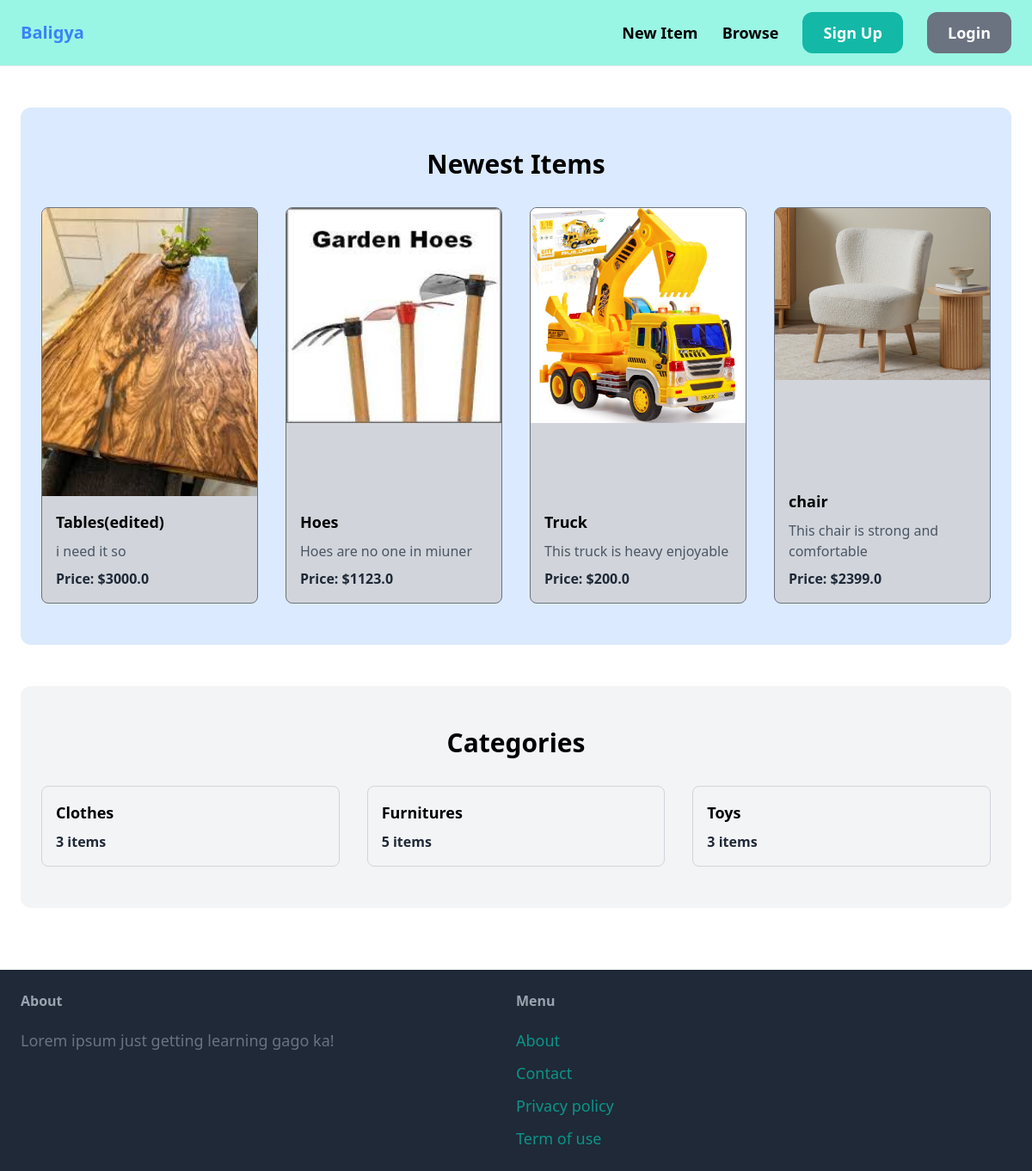
The page / on the database its author committed.
### item/models.py (models this page shows, shortened)
class Item(models.Model):
    category = models.ForeignKey(Category, related_name='items', on_delete=models.CASCADE)
    name = models.CharField(max_length=255)
    description = models.TextField(blank=True, null=True)
    image = models.ImageField(upload_to='item_images', blank=True, null=True)
    price = models.FloatField()
    is_sold = models.BooleanField(default=False)
    created_by = models.ForeignKey(User, related_name='items', on_delete=models.CASCADE)
    created_at = models.DateTimeField(auto_now_add=True)

class Category(models.Model):
    name = models.CharField(max_length=255)
    class Meta:
        ordering = ('name',)
        verbose_name_plural = 'Categories'

### core/views.py (the view)
# urls.py: path('', views.index, name='index'),
def index(request):
    items = Item.objects.filter(is_sold=False)[0:4]
    categories = Category.objects.all()
    return render(request, 'core/index.html',{
        'categories': categories,
        'items': items,
    })

### core/templates/core/index.html (shortened to what this page needs)
{% extends 'core/base.html' %}
{% block content %}
    <div class="mt-6 px-6 py-12 bg-blue-100 rounded-xl">
        <h2 class="mb-8 text-3xl font-semibold text-center">Newest Items</h2>
        <div class="grid grid-cols-1 sm:grid-cols-2 md:grid-cols-3 lg:grid-cols-4 gap-8">
            {% for item in items %}
                <div class="h-full transition-transform duration-100 transform hover:scale-105">
                    <div class="rounded-lg overflow-hidden border border-gray-500 h-full flex flex-col bg-gray-300">
                        <a href="{% url 'item:detail' item.id %}" class="flex-1">
                            <div class="aspect-w-16 aspect-h-9 relative">
                                {% if item.image %}
                                <img src="{{ item.image.url }}" class="object-cover w-full h-full" alt="{{ item.name }}">
                                {% else %}
                                    <img src="/path/to/placeholder/image.jpg" class="object-cover w-full h-full" alt="Placeholder Image">
                                {% endif %}
                            </div>
                        </a>
                        <div class="p-4">
                            <h2 class="text-lg font-semibold mb-2">{{ item.name }}</h2>
                            <p class="text-gray-600">{{ item.description }}</p>
                            <p class="mt-2 text-gray-800 font-semibold">Price: ${{ item.price }}</p>
                        </div>
                    </div>
                </div>
            {% endfor %}
        </div>
    </div>
    <div class="mt-12 px-6 py-12 bg-gray-100 rounded-xl">
        <h2 class="mb-8 text-3xl font-semibold text-center">Categories</h2>
        <div class="grid grid-cols-3 gap-8">
            {% for category in categories %}
                <div class="rounded-lg overflow-hidden border border-gray-300 h-full flex flex-col">
                    <div class="p-4">
                        <h2 class="text-lg font-semibold mb-2">{{ category.name }}</h2>
                        <p class="mt-2 text-gray-800 font-semibold">{{ category.items.count }} items</p>
                    </div>
                </div>
            {% endfor %}
        </div>
    </div>
{% endblock %}

### core/templates/core/base.html (shortened to what this page needs)
<!DOCTYPE html>
<html lang="en">
<head>
    <script src="https://cdn.tailwindcss.com"></script>
</head>
<body>
    <nav class="py-6 px-6 flex justify-between items-center border-b border-gray-200 bg-teal-200 top-0 left-0 right-0 relative">
        <a href="/" class="text-xl font-semibold text-blue-500">Baligya</a>
        <div class="space-x-6">
            <a href="{% url 'item:new' %}" class="text-lg font-semibold hover:text-gray-500">New Item</a>
            <a href="{% url 'item:items' %}" class="text-lg font-semibold hover:text-gray-500">Browse</a>
            {% if request.user.is_authenticated %}
                <a href="{% url 'conversation:inbox' %}" class="px-6 py-3 text-lg font-semibold bg-teal-500 text-white rounded-xl hover:bg-teal-700">Inbox</a>
                <a href="{% url 'dashboard:index' %}" class="px-6 py-3 text-lg font-semibold bg-gray-500 text-white rounded-xl hover:bg-gray-700">Dashboard</a>
                <a href="{% url 'core:logout' %}" class="px-6 py-3 text-lg font-semibold bg-red-500 text-white rounded-xl hover:bg-red-700">Logout</a>
            {% else %}
                <a href="{% url 'core:signup' %}" class="px-6 py-3 text-lg font-semibold bg-teal-500 text-white rounded-xl hover:bg-teal-700">Sign Up</a>
                <a href="{% url 'core:login' %}" class="px-6 py-3 text-lg font-semibold bg-gray-500 text-white rounded-xl hover:bg-gray-700">Login</a>
            {% endif %}
        </div>
    </nav>
    <div class="px-6 py-6 mb-12 h-full">
        {% block content %}
        {% endblock %}
    </div>
    <footer class="py-6 px-6 flex justify-between bg-gray-800 bottom-0 left-0 w-full">
        <div class="w-2/3 pr-10">
            <h3 class="mb-5 font-semibold text-gray-400">About</h3>
            <p class="text-lg text-gray-500">Lorem ipsum just getting learning gago ka!</p>
        </div>
        <div class="w-2/3 pr-10">
            <h3 class="mb-5 font-semibold text-gray-400">Menu</h3>
            <ul class="space-y-2.5">
                <li><a href="#" class="text-lg text-teal-600 hover:text-teal-800">About</a></li>
                <li><a href="{% url 'core:contact' %}" class="text-lg text-teal-600 hover:text-teal-800">Contact</a></li>
                <li><a href="#" class="text-lg text-teal-600 hover:text-teal-800">Privacy policy</a></li>
                <li><a href="#" class="text-lg text-teal-600 hover:text-teal-800">Term of use</a></li>
            </ul>
        </div>
    </footer>
</body>
</html>

### rows shown on the page
Item: image (picture), name "Tables(edited)", description "i need it so", price "3000.0"
Item: image (picture), name "Hoes", description "Hoes are no one in miuner", price "1123.0"
Item: image (picture), name "Truck", description "This truck is heavy enjoyable", price "200.0"
Item: image (picture), name "chair", description "This chair is strong and comfortable", price "2399.0"
Category: name "Clothes", items.count "3"
Category: name "Furnitures", items.count "5"
Category: name "Toys", items.count "3"
